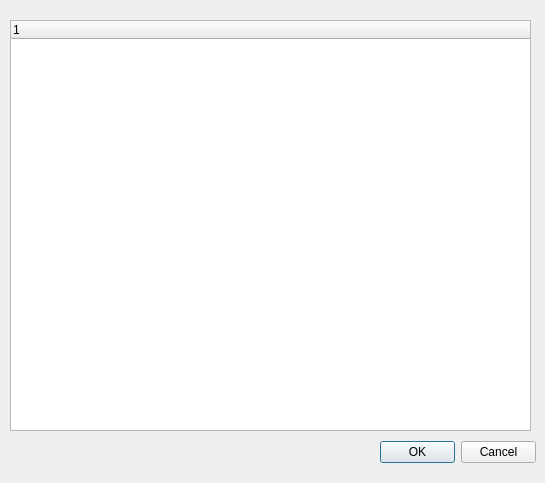
<?xml version="1.0" encoding="UTF-8"?>
<ui version="4.0">
 <class>Dialog</class>
 <widget class="QDialog" name="Dialog">
  <property name="geometry">
   <rect>
    <x>0</x>
    <y>0</y>
    <width>545</width>
    <height>483</height>
   </rect>
  </property>
  <property name="windowTitle">
   <string>Dialog</string>
  </property>
  <widget class="QDialogButtonBox" name="buttonBox">
   <property name="geometry">
    <rect>
     <x>380</x>
     <y>440</y>
     <width>156</width>
     <height>24</height>
    </rect>
   </property>
   <property name="standardButtons">
    <set>QDialogButtonBox::Cancel|QDialogButtonBox::Ok</set>
   </property>
  </widget>
  <widget class="QTreeWidget" name="treeWidget">
   <property name="geometry">
    <rect>
     <x>10</x>
     <y>20</y>
     <width>521</width>
     <height>411</height>
    </rect>
   </property>
   <column>
    <property name="text">
     <string notr="true">1</string>
    </property>
   </column>
  </widget>
 </widget>
 <resources/>
 <connections/>
</ui>
